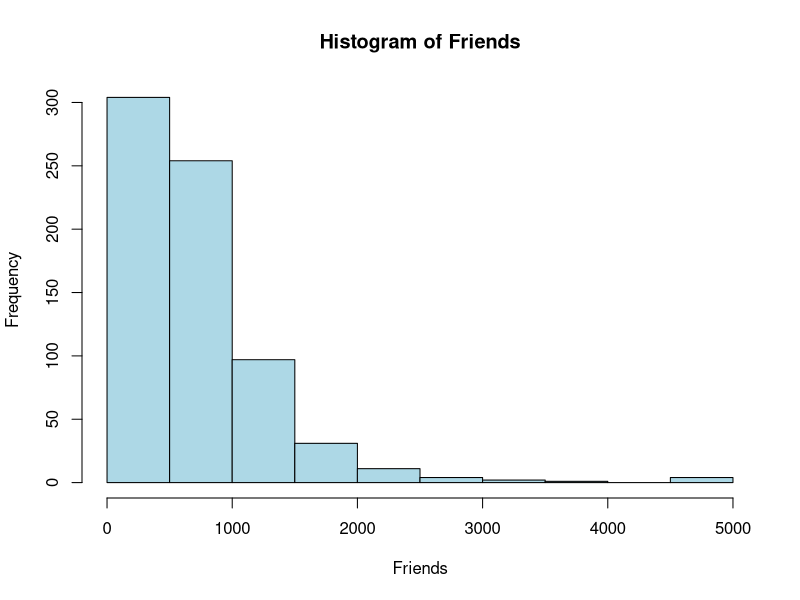
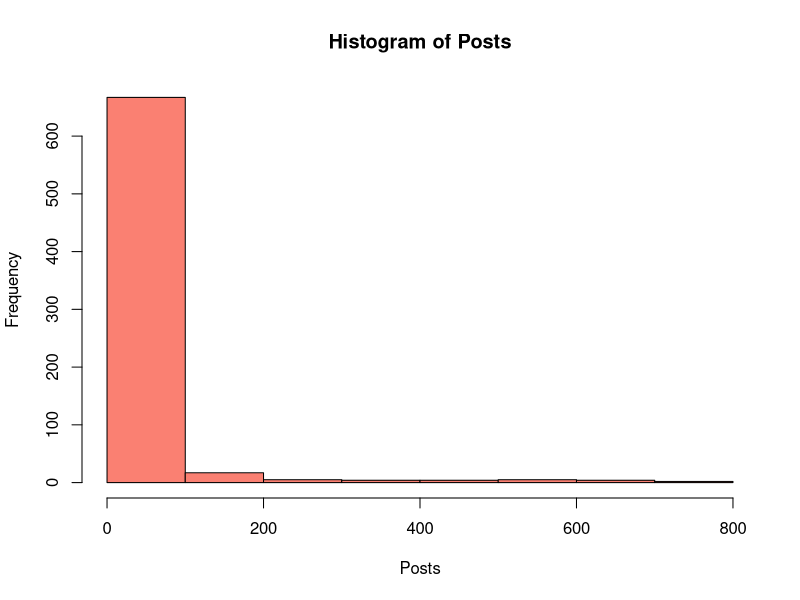
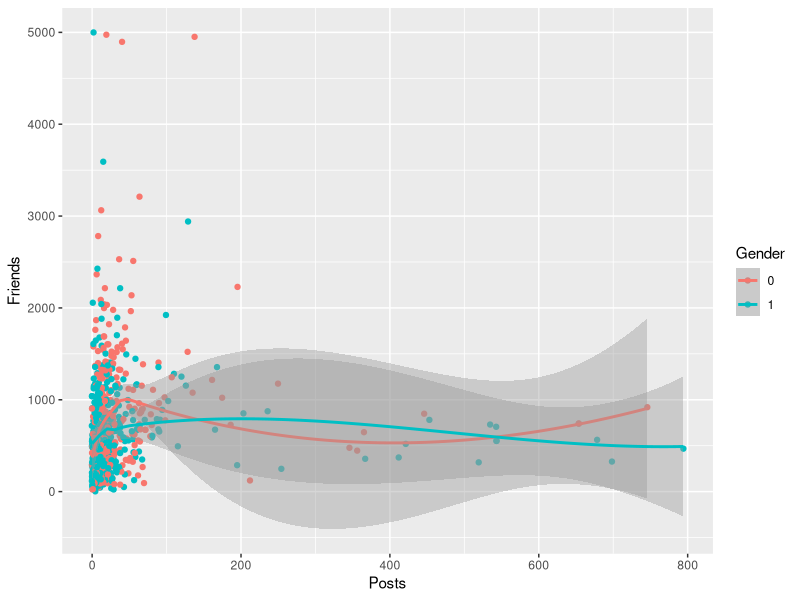
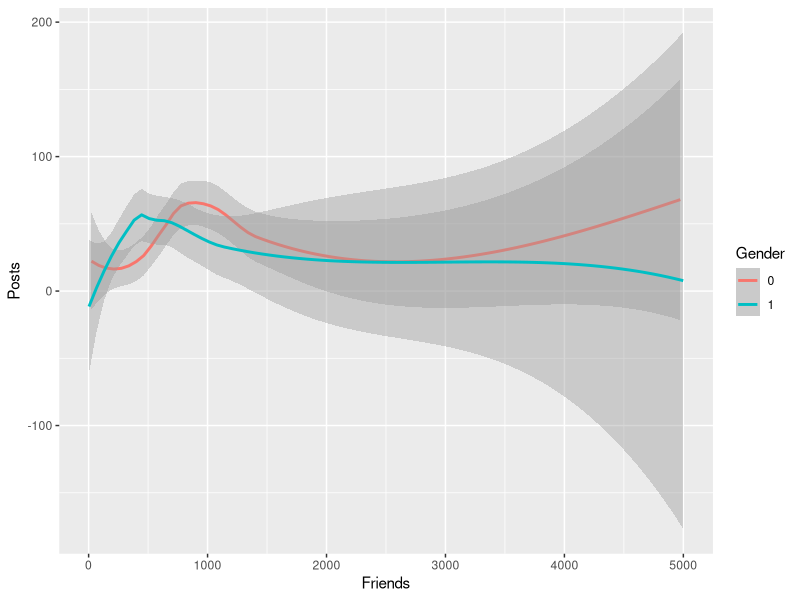
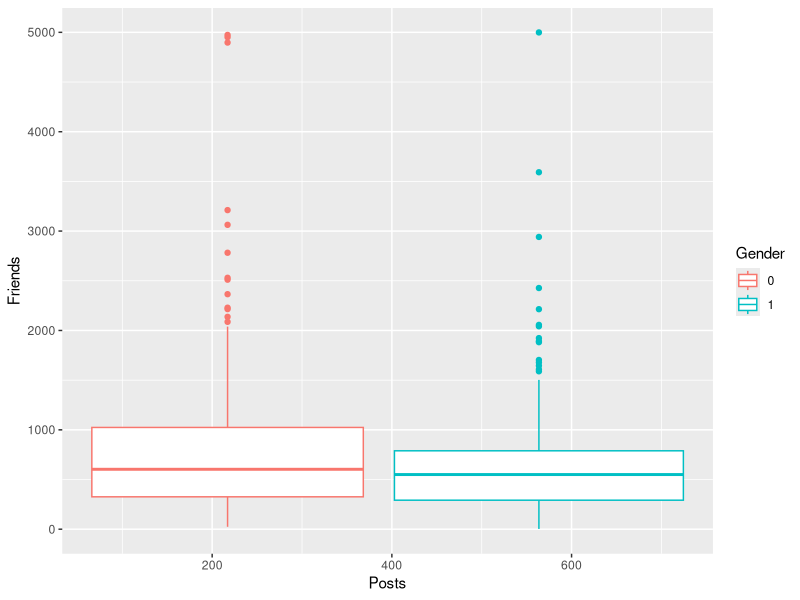
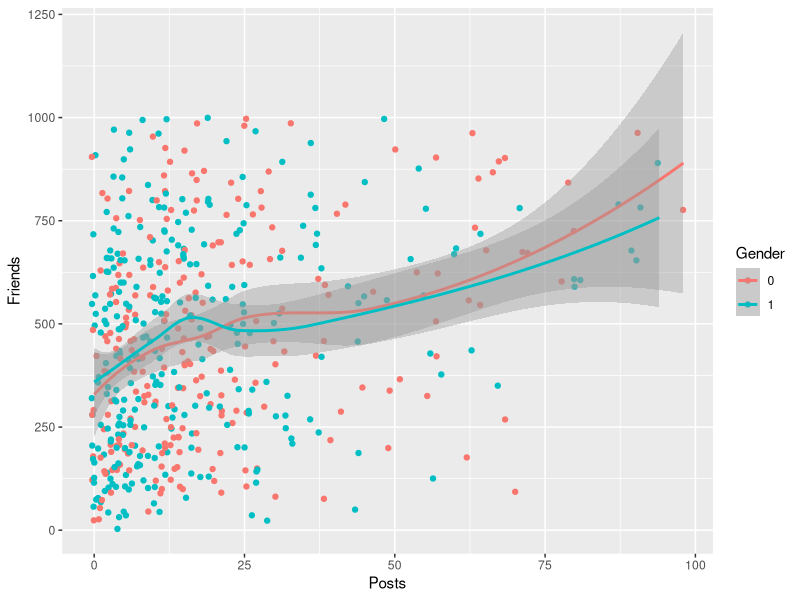

These figures' R source, in order:
## ---- chunk 1
# Setup
library(tidyverse)
library(readxl)
## ---- chunk 2
df_text <- read.table("Facebook Friends.txt", skip = 1, header = TRUE, sep = '\t', 
                      skipNul = TRUE,  fileEncoding="UTF-16")

# Clean up some of the columns
df_text$Photos <- as.integer(gsub(",","", df_text$Photos))
df_text$Friends <- as.integer(gsub(",","", df_text$Friends))
df_text$Gender <- as.factor(df_text$Gender)

df_text
## ---- chunk 3
df_csv <- read.csv("Facebook Friends.csv", skip = 1, header = TRUE, sep = "\t")

# Clean up some of the columns
df_csv$Photos <- as.integer(gsub(",","", df_csv$Photos))
df_csv$Friends <- as.integer(gsub(",","", df_csv$Friends))
df_csv$Gender <- as.factor(df_csv$Gender)

df_csv
## ---- chunk 4
df_xls <- read_xlsx("Facebook Friends.xlsx", sheet = 1, skip = 2)
df_xls
## ---- chunk 5
# After attaching, each of the column names can be called directly without referencing the dataframe that was attached
attach(df_csv)
## ---- chunk 6
str(df_csv)
summary(df_csv)
head(df_csv)
tail(df_csv)
## ---- chunk 7
names(df_csv)
## ---- chunk 8
df_csv <- rename(df_csv, "Tags" = "X..of.Tags")
names(df_csv)
## ---- chunk 9
str(df_csv)
## ---- chunk 10
# Note: I noticed a few columns were "factors".  It turned out that these had "thousands" numbers with commas in them.  I did some reasearch and changed the way that i did the import, fixing this on the import vs. here.
## ---- chunk 11
df1 <- subset(df_csv, Gender == 0 | Gender == 1, select=c('Gender','Posts', 'Friends'))
head(df1)
## ---- chunk 12
attach(df1)
## ---- chunk 13
#Simple distribution of how many friends, 10 bins
hist(Friends, col = "lightblue")
## ---- chunk 14
#Simple distribution of how many friends, 10 bins
hist(Posts, col = "salmon")
## ---- chunk 15
ggplot(data = df1, mapping = aes(x = Posts, y = Friends, color = Gender)) + 
  geom_point(position = "jitter") +
  geom_smooth()
## ---- chunk 16
ggplot(data = df1) + 
  geom_smooth(mapping = aes(x = Friends, y = Posts, color = Gender))
## ---- chunk 17
ggplot(data = df1, mapping = aes(x = Posts, y = Friends, color = Gender)) + 
  geom_boxplot()
## ---- chunk 18
df2 = df1 %>%
  filter(Posts <= 100 & Friends <= 1000)
df2
## ---- chunk 19
summary(df1)
summary(df2)
## ---- chunk 20
ggplot(data = df2, mapping = aes(x = Posts, y = Friends, color = Gender)) + 
  geom_point(position = "jitter") +
  geom_smooth()
